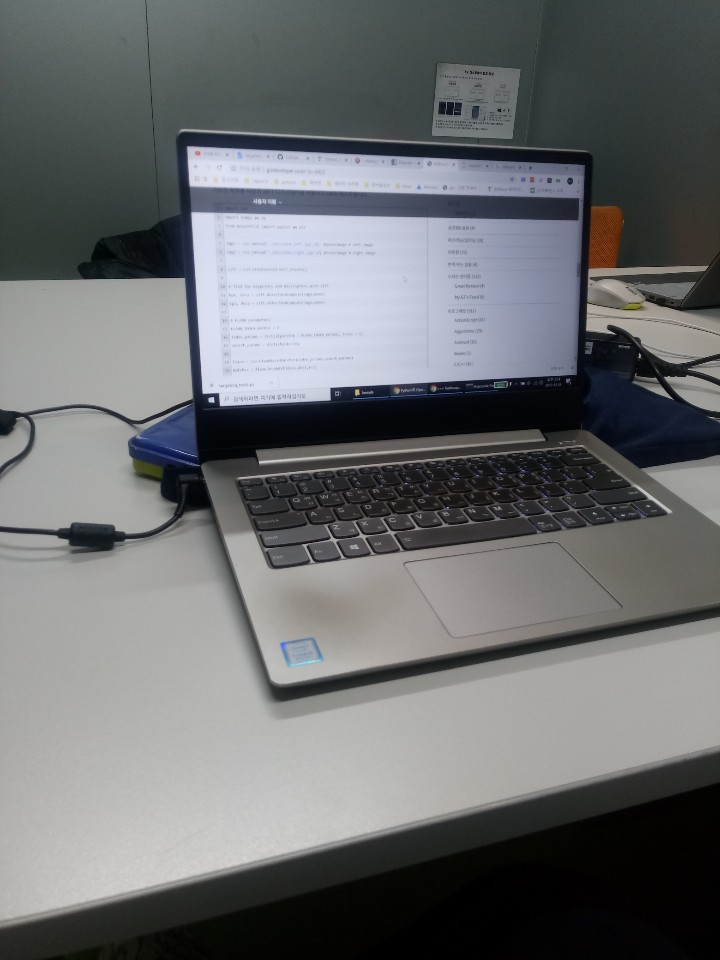
#> input picture 소스 분석_완료/feature matching - 정현수/photo/r.jpg, 720 x 960 px, found by its file name
$ python 'Epipolar geometry1.py'
#> lines starting #> are read from the running program, lines starting #| are printed output that depends on the picture
import cv2
import numpy as np
from matplotlib import pyplot as plt

img1 = cv2.imread('E://r.jpg', 0)  # queryimage # left image
#> img1: shape (960, 720); min 0, max 232, mean 109.1
img2 = cv2.imread('E://l.jpg', 0)  # trainimage # right image
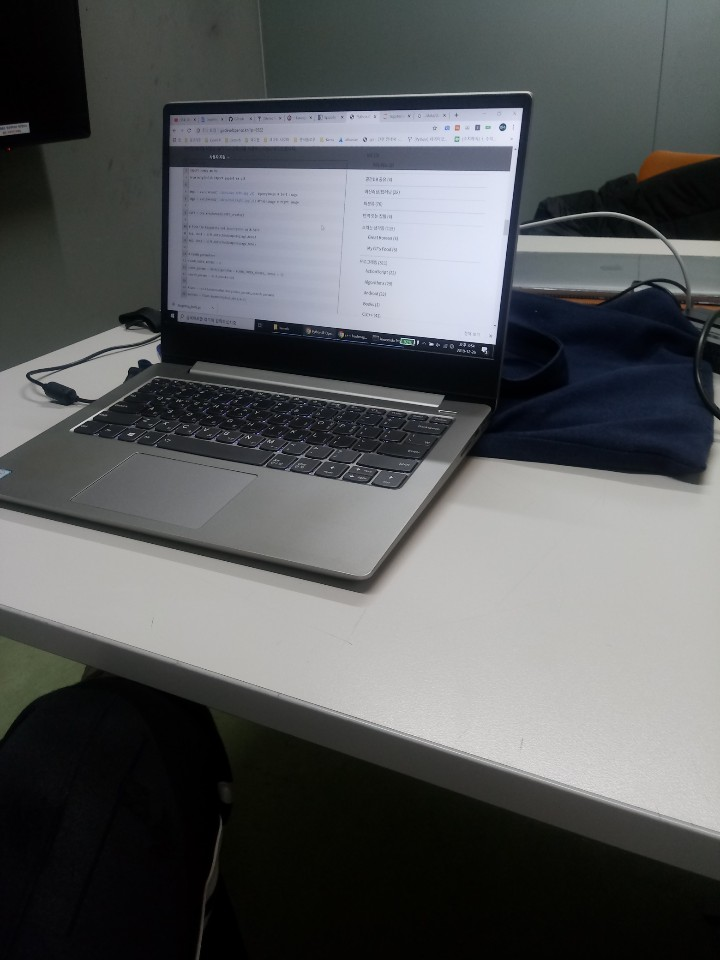
#> input picture 소스 분석_완료/feature matching - 정현수/photo/l.jpg, 720 x 960 px, found by its file name
#> img2: shape (960, 720); min 0, max 244, mean 89.6

# SIFT의 키포인트, 디스크립터들을 계산하는 함수를 제공
sift = cv2.xfeatures2d.SIFT_create()

# GrayImg에서 키포인트와 디스크립터를 한번에 계산하고 리턴
# 키포인트 : 특징들
# 디스크립터 : 특징점의 주변 특성을 이용해 해당 특징점을 표현하는 벡터를 만들어 이미지에서 같은 특징점을 매칭하거나 추출 할 때 사용
kp1, des1 = sift.detectAndCompute(img1, None)
#> kp1 = 763 keypoints; strongest (x, y, size): (211, 400, 3.8), (357, 392, 3.3), (323, 286, 159.5), (208, 168, 27)
kp2, des2 = sift.detectAndCompute(img2, None)
#> kp2 = 504 keypoints; strongest (x, y, size): (484, 349, 3.3), (431, 344, 2.3), (420, 241, 137.9), (470, 317, 43)

# FLANN 기반 Matcher, 알고리즘을 수행하기 위해 2개 Dictionary 필요.
# FLANN parameters 설정
FLANN_INDEX_KDTREE = 0
index_params = dict(algorithm=FLANN_INDEX_KDTREE, trees=5)
search_params = dict(checks=100) # 특성 매치를 위한 반복 횟수

# FLANN 기반 매칭 객체 생성
flann = cv2.FlannBasedMatcher(index_params, search_params)
# KNN 매칭 수행 - k=2 는 2번째로 가까운 매칭 결과까지 리턴
# matches는 2개의 결과가 들어있는 리스트가 됌.
matches = flann.knnMatch(des1, des2, k=2)
#> matches = 763 matches

good = []
pts1 = []
pts2 = []

factor = 0.8

# ratio test as per Lowe's paper
for i, (m, n) in enumerate(matches):
    # 1순위 거리(m)가 2순위 거리(n) * factor 만큼 더 가까운 값만을 사용
    if m.distance < factor * n.distance:
        good.append(m)
        pts2.append(kp2[m.trainIdx].pt)
        pts1.append(kp1[m.queryIdx].pt)
#> after the loop, good = 101 matches; pts1 = 101 pairs, first value 15.47 to 662.3, second value 92.49 to 922; pts2 = 101 pairs, first value 13.79 to 519, second value 95.44 to 708.5
pts1 = np.int32(pts1)
#> pts1 = 101 pairs, first value 15 to 662, second value 92 to 921
pts2 = np.int32(pts2)
#> pts2 = 101 pairs, first value 13 to 519, second value 95 to 708

# 스테레오 비전을 위한 Fundamental 매트릭스 구함.
# 인자로는 1, 2번째 사진들의 포인트, 방법
# F는 Fundamental 매트릭스.
# mask는 N 요소의 출력 배열로, 모든 요소는 특이치의 경우 0으로, 다른 점의 경우 1로 설정됩니다.
# 배열은 RANSAC 및 LMedS 메소드에서만 계산됩니다. 다른 방법의 경우 모두 1로 설정됩니다.
# 계산 된 기본 행렬은 지정된 점들에 해당하는 에피폴라 선을 찾는 computeCorrespondEpilines()에 전달가능.
F, mask = cv2.findFundamentalMat(pts1, pts2, cv2.FM_LMEDS)
#> F = [[-2.98e-07, 1.4e-05, -0.00269], [1.91e-05, -2.38e-06, -0.039], [-0.0035, 0.0265, 1]]; mask = 101 values, max 1 at index 0, min 0 at index 1, mean 0.594

# We select only inlier points
pts1 = pts1[mask.ravel() == 1]
#> pts1 = 60 pairs, first value 15 to 576, second value 127 to 921
pts2 = pts2[mask.ravel() == 1]
#> pts2 = 60 pairs, first value 170 to 519, second value 95 to 708


def drawlines(img1, img2, lines, pts1, pts2):
    ''' img1 - image on which we draw the epilines for the points in img2
        lines - corresponding epilines '''
    r, c = img1.shape
    img1 = cv2.cvtColor(img1, cv2.COLOR_GRAY2BGR)
    img2 = cv2.cvtColor(img2, cv2.COLOR_GRAY2BGR)

    for r, pt1, pt2 in zip(lines, pts1, pts2):
        color = tuple(np.random.randint(0, 255, 3).tolist())
        x0, y0 = map(int, [0, -r[2] / r[1]])
        x1, y1 = map(int, [c, -(r[2] + r[0] * c) / r[1]])
        img1 = cv2.line(img1, (x0, y0), (x1, y1), color, 1)
        img1 = cv2.circle(img1, tuple(pt1), 5, color, -1)
        img2 = cv2.circle(img2, tuple(pt2), 5, color, -1)

    return img1, img2


# 오른쪽 이미지 (두 번째 이미지)의 점에 해당하는 에피라인 찾기
# 왼쪽 이미지에 선 그리기
# computeCorrespondEpilines 인자(포인트(N*1 or 1*N), 점을 포함할 이미지 인덱스, Fundamental Matrix
# 왼쪽 이미지는 오른쪽 이미지의 인덱스(2)를 대입
lines1 = cv2.computeCorrespondEpilines(pts2.reshape(-1, 1, 2), 2, F)
#> lines1 = 60 rows, first 8: [0.321, 0.947, -890.3], [-0.0555, 0.998, -121.2], [-0.0459, 0.999, -141.1], [-0.0459, 0.999, -141.1], [-0.0289, 1, -176.7], [0.0817, 0.997, -405.5], [-0.0367, 0.999, -160.3], [0.087, 0.996, -416.4]
lines1 = lines1.reshape(-1, 3)
img5, img6 = drawlines(img1, img2, lines1, pts1, pts2)
#> the loop in drawlines, `for r, pt1, pt2 in zip(lines, pts1, pts2):` made 60 passes
#> (r, pt1, pt2, color, y0, y1) on passes 1 to 9: ([0.321, 0.947, -890.3], [15, 921], [319, 708], (172, 47, 117), 940, 696), ([-0.0555, 0.998, -121.2], [187, 127], [482, 95], (192, 67, 251), 121, 161), ([-0.0459, 0.999, -141.1], [190, 150], [519, 111], (195, 103, 9), 141, 174), ([-0.0459, 0.999, -141.1], [190, 150], [519, 111], (211, 21, 242), 141, 174), ([-0.0289, 1, -176.7], [192, 182], [172, 143], (36, 87, 70), 176, 197), ([0.0817, 0.997, -405.5], [205, 389], [170, 307], (216, 88, 140), 406, 347), ([-0.0367, 0.999, -160.3], [207, 168], [187, 131], (58, 193, 230), 160, 186), ([0.087, 0.996, -416.4], [211, 399], [172, 315], (39, 87, 174), 417, 355), ([0.0848, 0.996, -411.9], [216, 395], [175, 312], (88, 81, 165), 413, 352)
#> after the loop in drawlines, `for r, pt1, pt2 in zip(lines, pts1, pts2):`:
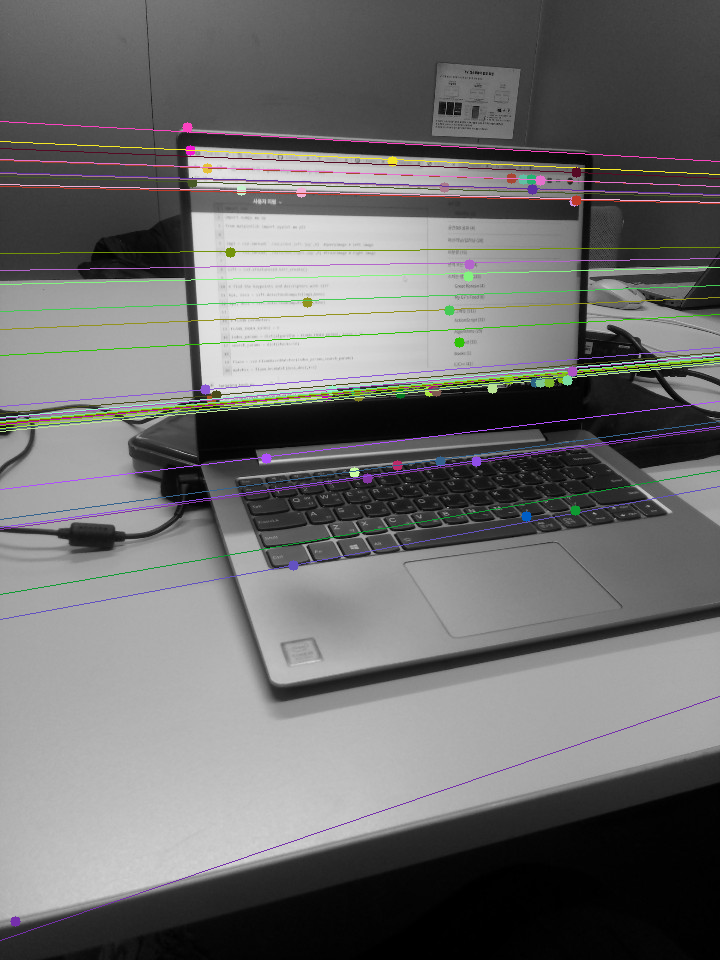
#> img1: shape (960, 720, 3); mean B, G, R 109.4, 109.7, 110
#> after the loop in drawlines, `for r, pt1, pt2 in zip(lines, pts1, pts2):`:
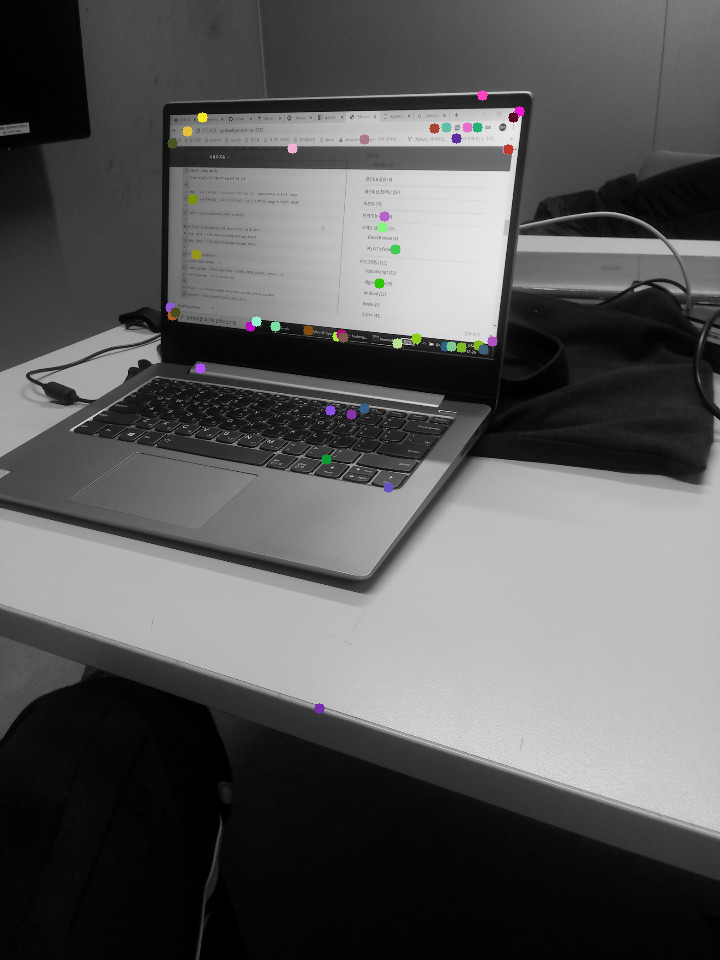
#> img2: shape (960, 720, 3); mean B, G, R 89.7, 89.7, 89.7

# 오른쪽 이미지는 왼쪽 이미지의 인덱스(1)를 대입
lines2 = cv2.computeCorrespondEpilines(pts1.reshape(-1, 1, 2), 1, F)
#> lines2 = 60 rows, first 8: [0.241, -0.971, 600.5], [-0.0271, -1, 103.6], [-0.0181, -1, 120.4], [-0.0181, -1, 120.4], [-0.00565, -1, 143.7], [0.0743, -0.997, 292.7], [-0.0113, -1, 133.1], [0.0783, -0.997, 300.1]
lines2 = lines2.reshape(-1, 3)
img3, img4 = drawlines(img2, img1, lines2, pts2, pts1)
#> the loop in drawlines (call 2), `for r, pt1, pt2 in zip(lines, pts1, pts2):` made 60 passes
#> (r, pt1, pt2, color, y0, y1) on passes 1 to 9: ([0.241, -0.971, 600.5], [319, 708], [15, 921], (43, 104, 11), 618, 797), ([-0.0271, -1, 103.6], [482, 95], [187, 127], (2, 51, 80), 103, 84), ([-0.0181, -1, 120.4], [519, 111], [190, 150], (32, 182, 128), 120, 107), ([-0.0181, -1, 120.4], [519, 111], [190, 150], (38, 19, 174), 120, 107), ([-0.00565, -1, 143.7], [172, 143], [192, 182], (42, 115, 184), 143, 139), ([0.0743, -0.997, 292.7], [170, 307], [205, 389], (188, 232, 77), 293, 347), ([-0.0113, -1, 133.1], [187, 131], [207, 168], (30, 24, 125), 133, 124), ([0.0783, -0.997, 300.1], [172, 315], [211, 399], (2, 3, 94), 301, 357), ([0.0769, -0.997, 297.6], [175, 312], [216, 395], (226, 107, 13), 298, 354)
#> pass 1, in drawlines (call 2), `img1 = cv2.line(img1, (x0, y0), (x1, y1), color, 1)`:
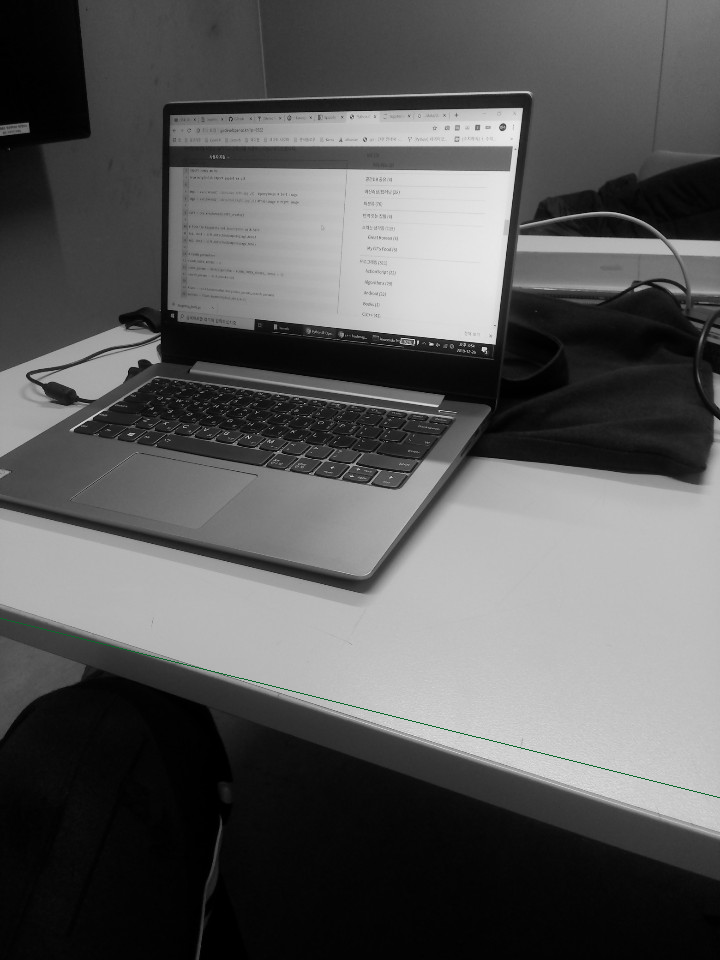
#> img1: shape (960, 720, 3); mean B, G, R 89.5, 89.6, 89.5
#> after the loop in drawlines (call 2), `for r, pt1, pt2 in zip(lines, pts1, pts2):`:
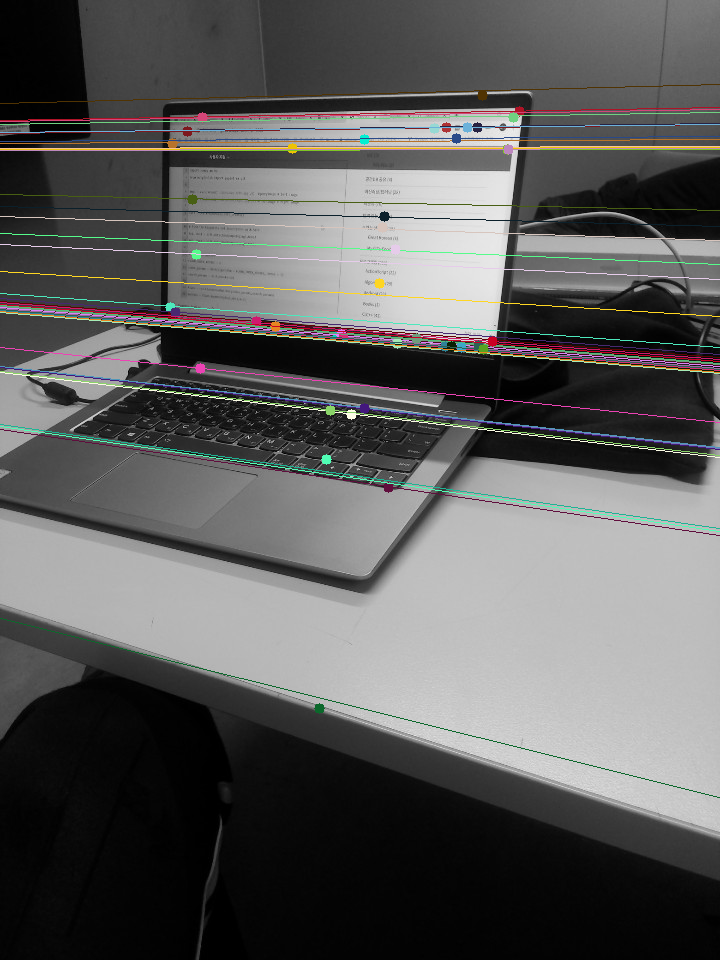
#> img1: shape (960, 720, 3); mean B, G, R 90.9, 91.4, 91.8
#> after the loop in drawlines (call 2), `for r, pt1, pt2 in zip(lines, pts1, pts2):`:
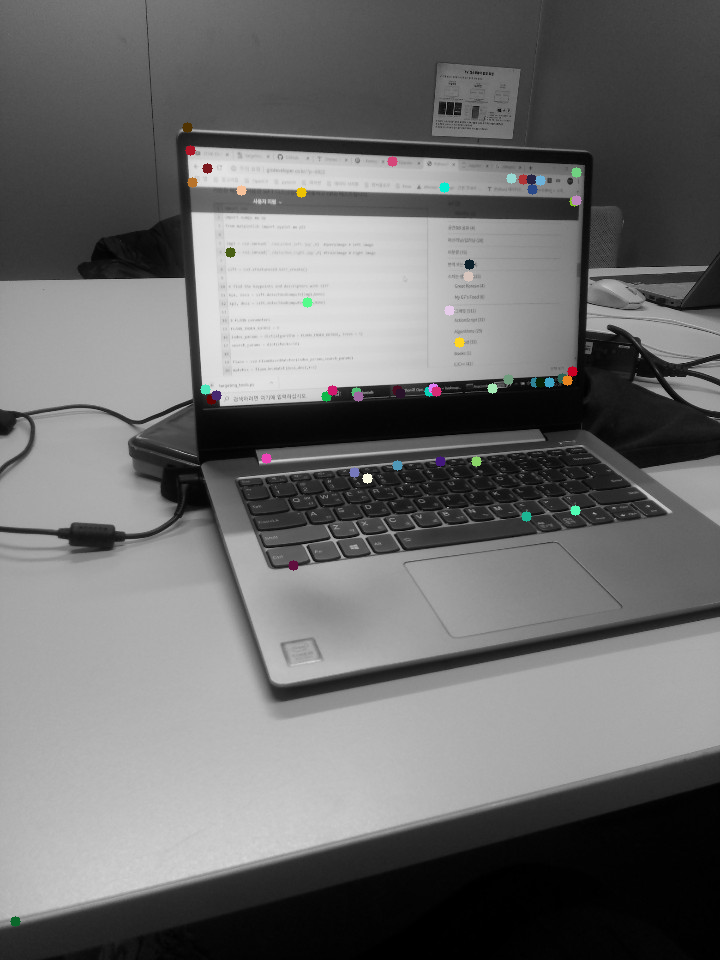
#> img2: shape (960, 720, 3); mean B, G, R 109.1, 109.2, 109.2

plt.subplot(121), plt.imshow(img5)
plt.subplot(122), plt.imshow(img3)
plt.show()
#> figure, not shown here; B, G, R data is drawn as R, G, B
